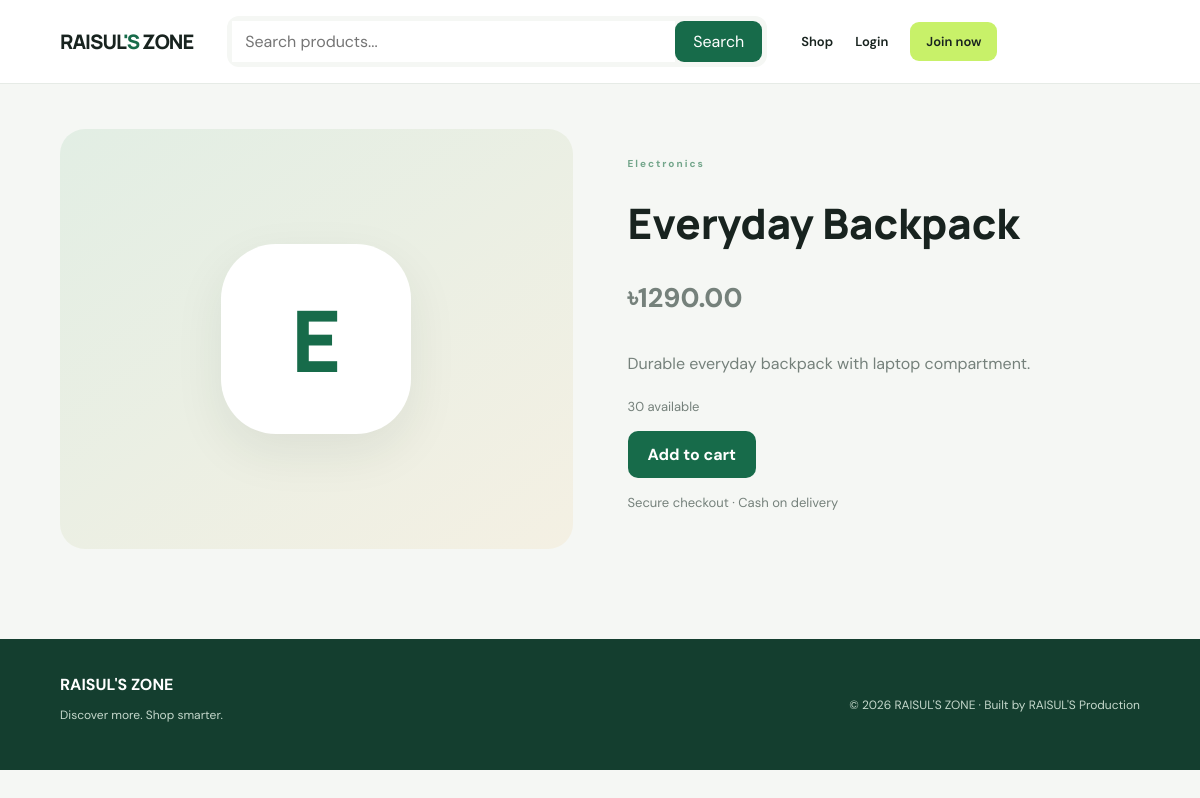
The app's page /product/3 with its own data.
### app/models.py (models this page shows)
class Product(db.Model):
    id = db.Column(db.Integer, primary_key=True)
    name = db.Column(db.String(160), nullable=False, index=True)
    description = db.Column(db.Text, default="")
    price = db.Column(db.Numeric(10, 2), nullable=False)
    stock = db.Column(db.Integer, default=0)
    image_url = db.Column(db.String(500), default="")
    category_id = db.Column(db.Integer, db.ForeignKey("category.id"))
    active = db.Column(db.Boolean, default=True)
    created_at = db.Column(db.DateTime, default=datetime.utcnow)
    category = db.relationship("Category")

class Category(db.Model):
    id = db.Column(db.Integer, primary_key=True)
    name = db.Column(db.String(80), unique=True, nullable=False)
    slug = db.Column(db.String(100), unique=True, nullable=False)

### app/routes.py (the view)
@main.route("/product/<int:product_id>")
def product_detail(product_id):
    product = Product.query.filter_by(id=product_id, active=True).first_or_404()
    return render_template("product.html", product=product)

### app/templates/product.html (shortened to what this page needs)
{% extends "base.html" %}
{% block content %}
<div class="detail-layout"><div class="detail-art"><span>{{ product.name[:1]|upper }}</span></div><div class="detail-copy"><span class="eyebrow">{{ product.category.name if product.category else 'COLLECTION' }}</span><h1>{{ product.name }}</h1><p class="price large">৳{{ '%.2f'|format(product.price) }}</p><p>{{ product.description }}</p><p class="muted">{{ product.stock }} available</p>
<form method="post" action="{{ url_for('main.add_to_cart', product_id=product.id) }}"><button class="button" >Add to cart</button></form><p class="muted">Secure checkout · Cash on delivery</p></div></div>
{% endblock %}

### app/static/css/style.css (style rules this page uses)
:root { --ink:#18231f;--muted:#75817b;--paper:#f5f7f4;--white:#fff;--green:#176b4a;--lime:#c8f169;--line:#e6ebe6;--shadow:0 18px 50px rgba(22,48,35,.08) }
* { box-sizing:border-box }
html { scroll-behavior:smooth }
body { margin:0;background:var(--paper);color:var(--ink);font-family:'DM Sans',sans-serif }
button,input,textarea,select { font:inherit }
.eyebrow { font-size:10px;font-weight:700;letter-spacing:2px;color:#72a58a }
.button { display:inline-flex;justify-content:center;align-items:center;background:var(--green);color:#fff;border:0;border-radius:10px;padding:13px 20px;font-weight:700;cursor:pointer;transition:.2s }
.price { color:var(--green);font-weight:800;font-size:18px }
.detail-layout { display:grid;grid-template-columns:1fr 1fr;gap:55px;align-items:center;margin:45px 0 }
.detail-art { height:420px;border-radius:25px;background:linear-gradient(145deg,#e2eee4,#f4f0e3);display:grid;place-items:center }
.detail-art span { width:190px;height:190px;border-radius:55px;background:white;display:grid;place-items:center;font:800 85px Manrope;color:var(--green);box-shadow:var(--shadow) }
.detail-copy h1 { font:800 42px Manrope;line-height:1.1 }
.detail-copy p { line-height:1.8;color:var(--muted) }
.large { font-size:27px }
.muted { color:var(--muted);font-size:13px }
.muted { color:#77817b }
:root { color-scheme:light;--focus:color-mix(in srgb,var(--green) 28%,transparent) }
body { background:var(--paper);color:var(--ink) }

### records on screen
Product: name "E", name "Everyday Backpack", price "1290.00", description "Durable everyday backpack with laptop compartment.", stock "30"
Category: category "Electronics"

### other values on screen
{{ 2026 }} "2026"
